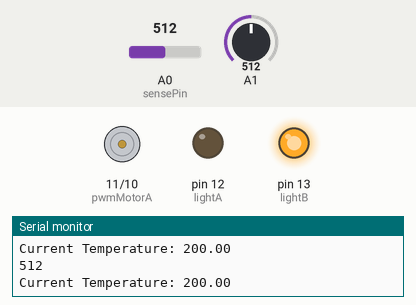
Recording of a sketch running on a simulated Arduino Uno, built with avr-gcc and run on an emulated ATmega328P. Parts: motor-driver pin pairs drawn as motors (green arrow = first pin HIGH = forward, orange = second pin HIGH = backward, longer = more drive), output pins drawn as LEDs (lit = HIGH), the last lines printed to the serial monitor. The inputs (shaded band) are chosen by the test bench; at power-on: A0 (sensePin) = 512, A1 = 512.

Above: at 1.2 s.
1.3 s: A0 (sensePin) set to 161
2.8 s: A0 (sensePin) set to 142
At 3.2 s:
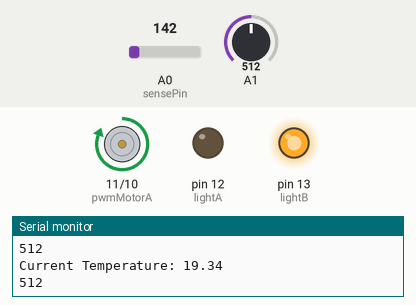
4.3 s: A1 set to 884
7.3 s: A1 set to 918
At 7.6 s:
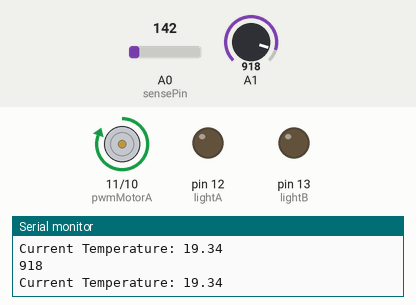
8.8 s: A0 (sensePin) set to 306
At 9.1 s:
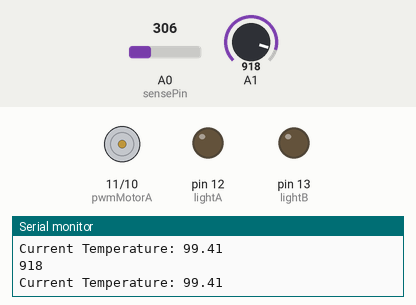
10.3 s: A0 (sensePin) set to 122
At 11.8 s:
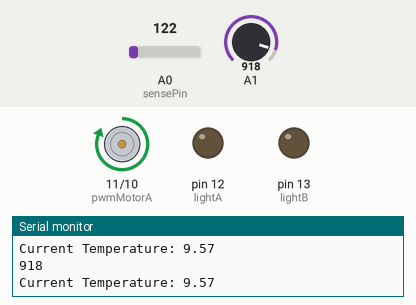
Timing chart, 0 to 12.8 s (numbered marks = the images above; inputs shaded):
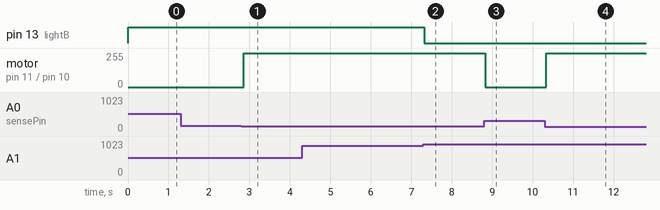

The sketch:

sketch_nov30a.ino
```cpp
int pwmMotorA = 11;
int pwmMotorB = 10;
int lightA=12;
int lightB=13;


//TEMPERATURE
int sensePin = A0;  //This is the Arduino Pin that will read the sensor output
int sensorInput;    //The variable we will use to store the sensor input
double temp;

void setup() {
 // put your setup code here, to run once:

//Setup pins
  pinMode(pwmMotorA, OUTPUT);
  pinMode(pwmMotorB, OUTPUT);
  pinMode(lightA,OUTPUT);
  pinMode(lightB,OUTPUT);


//TEMPERATURE
  Serial.begin(9600); //Start the Serial Port at 9600 baud (default)

}

void loop() {
  // put your main code here, to run repeatedly:
 // read the input on analog pin 1:
  int sensorValue = analogRead(A1);
  // print out the value you read:
  Serial.println(sensorValue);
  delay(1);        // delay in between reads for stability

if(sensorValue<900)
{
    Light();
}

  else{
          StopLight();

  }
//TEMPERATURE
 sensorInput = analogRead(A0); //read the analog sensor and store it
  temp = (double)sensorInput / 1024;   //find percentage of input reading
  temp = temp * 5;                     //multiply by 5V to get voltage
  temp = temp - 0.5;                   //Subtract the offset
  temp = temp * 100;                   //Convert to degrees

  //TEMPERATURE
   Serial.print("Current Temperature: ");
  Serial.println(temp);
  if (temp<25)
  {
    Forward();
  }
  else
  {
    StopMotor();
  }
}

//LIGHT
void Light()
{
  digitalWrite(lightA,LOW);
  digitalWrite(lightB,HIGH);
}

//TEMPERATURE FAN CODE
void Forward()
{
  digitalWrite(pwmMotorA, HIGH);
  digitalWrite(pwmMotorB, LOW);
}
void StopMotor()
{
  digitalWrite(pwmMotorA,LOW);
  digitalWrite(pwmMotorB,LOW);
}

void StopLight()
{
  digitalWrite(lightA,LOW);
  digitalWrite(lightB,LOW);

}
```

Measured:
- the behaviour switches between 154 and 153 on A0 (sensePin) (found by bisection; images 0 and 1)
- the behaviour switches between 899 and 900 on A1 (found by bisection; images 1 and 2)
- after the input at 2.8 s, motor on pin 11 (pwmMotorA) / pin 10 (pwmMotorB): stopped → forward 255/255 after 0.06 s
- after the input at 7.3 s, pin 13 (lightB): HIGH → LOW at once
- after the input at 8.8 s, motor on pin 11 (pwmMotorA) / pin 10 (pwmMotorB): forward 255/255 → stopped at once
- after the input at 10.3 s, motor on pin 11 (pwmMotorA) / pin 10 (pwmMotorB): stopped → forward 255/255 at once
